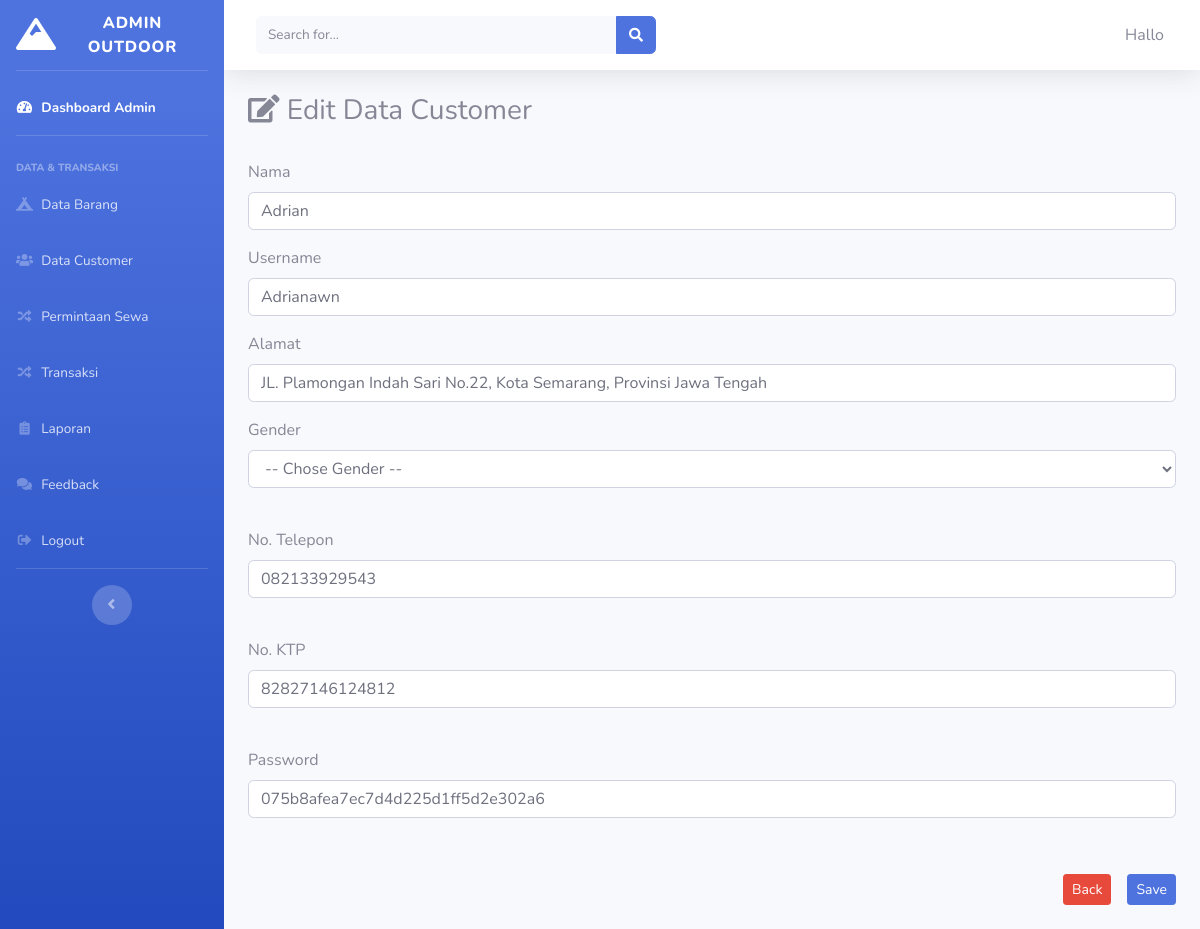
The page /admin/data_customer/edit/7 on the database its author committed.
### tables this page shows
CREATE TABLE `customer` (
  `id_customer` int(11) NOT NULL,
  `nama` varchar(120) NOT NULL,
  `username` varchar(120) NOT NULL,
  `alamat` varchar(120) NOT NULL,
  `gender` varchar(20) NOT NULL,
  `no_telepon` varchar(20) NOT NULL,
  `no_ktp` varchar(50) NOT NULL,
  `password` varchar(120) NOT NULL,
  `role_id` int(11) NOT NULL
);

### application/controllers/admin/data_customer.php (called while the page is built, shortened)
<?php
class Data_customer extends CI_Controller
{
    public function __construct()
    {
        $this->load->model('model_barang');
        $this->load->library('session');
    }
    public function edit($id)
    {
        $data['customer'] = $this->model_barang->edit_customer('id_customer = ' . $id, 'customer')->result();
        $this->load->view('admin/header');
        $this->load->view('admin/sidebar');
        $this->load->view('admin/edit_customer', $data);
        $this->load->view('admin/footer');
    }
}

### index.php (called while the page is built, shortened)
<?php
require_once BASEPATH . 'core/CodeIgniter.php';

### application/models/model_barang.php (called while the page is built, shortened)
<?php
class Model_barang extends CI_Model
{
    public function edit_customer($where, $table)
    {
        return $this->db->get_where($table, $where);
    }
}

### application/views/admin/edit_customer.php (the view, shortened to what this page needs)
<div class="container-fluid">
    <h3><i class="fas fa-edit"></i> Edit Data Customer</h3>
    <?php
    foreach ($customer as $cs) : ?>
        <form method="post" action="<?php echo base_url() . 'admin/data_customer/update' ?>">
            <div class="form-group"><br>
                <label>Nama</label>
                <input type="text" name="nama" class="form-control" value="<?php echo $cs->nama ?>">
            </div>
            <div class="form-group">
                <label>Username</label>
                <input type="text" name="username" class="form-control" value="<?php echo $cs->username ?>">
            </div>
            <div class="form-group">
                <label>Alamat</label>
                <input type="text" name="alamat" class="form-control" value="<?php echo $cs->alamat ?>">
            </div>
            <div class="form-group">
                <label>Gender</label>
                <select class="form-control" name="gender">
                    <option value="">-- Chose Gender --</option>
                </select><br>
            </div>
            <div class="form-group">
                <label>No. Telepon</label>
                <input type="text" name="no_telepon" class="form-control" value="<?php echo $cs->no_telepon ?>"><br>
            </div>
            <div class="form-group">
                <label>No. KTP</label>
                <input type="text" name="no_ktp" class="form-control" value="<?php echo $cs->no_ktp ?>"><br>
            </div>
            <div class="form-group">
                <label>Password</label>
                <input type="text" name="password" class="form-control" value="<?php echo $cs->password ?>"><br>
            </div>
            <button type="submit" class="btn btn-primary btn-sm mt-3 ml-3 float-right mb-4">Save</button>
            <a href="<?php echo base_url('admin/data_customer') ?>">
                <div class="btn btn-sm btn-danger mt-3 float-right">Back</div>
            </a>
        </form>
    <?php endforeach; ?>
</div>

### rows shown on the page
customer: nama "Adrian", username "Adrianawn", alamat "JL. Plamongan Indah Sari No.22, Kota Semarang, Provinsi Jawa Tengah", no_telepon "082133929543", no_ktp "82827146124812", password "075b8afea7ec7d4d225d1ff5d2e302a6"
